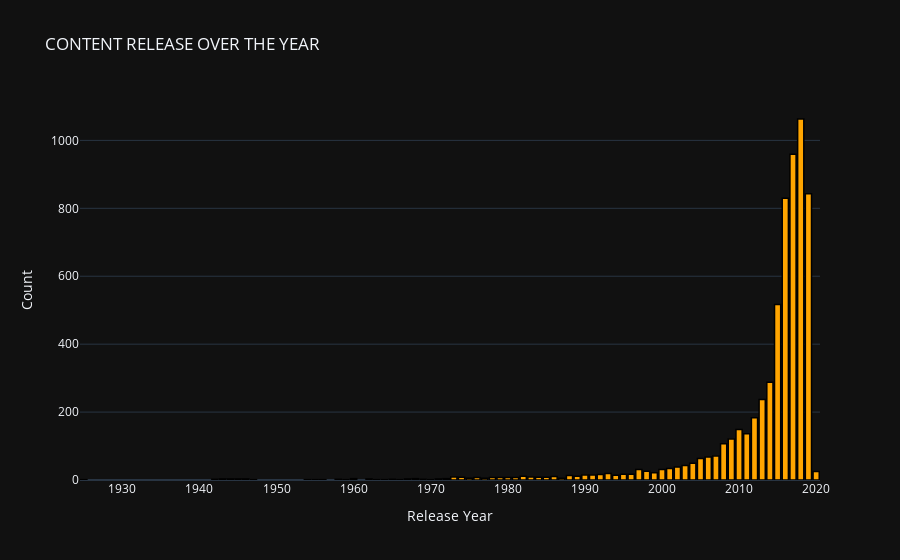

Notebook cell for this chart:
### Code cell
temp_df = df['release_year'].value_counts().reset_index()

trace = go.Bar(
                x = temp_df['index'],
                y = temp_df['release_year'],
                marker = dict(color = 'rgb(255,165,0)',
                             line=dict(color='rgb(0,0,0)',width=1.5)))
layout = go.Layout(template='plotly_dark', title='CONTENT RELEASE OVER THE YEAR',
                      xaxis = dict(title = 'Release Year'), yaxis = dict(title = 'Count'))
fig = go.Figure(data = [trace], layout = layout)
fig.show()

### Figure 1 — Plotly figure (JSON) as saved in the notebook; plotly's stock layout.template omitted (floating-point values rounded to 4 significant figures)
{"data": [{"marker": {"color": "rgb(255,165,0)", "line": {"color": "rgb(0,0,0)", "width": 1.5}}, "type": "bar", "x": [2018, 2017, 2019, 2016, 2015, 2014, 2013, 2012, 2010, 2011, 2009, 2008, 2007, 2006, 2005, 2004, 2003, 2002, 2001, 2000, 1997, 1998, 2020, 1999, 1993, 1995, 1996, 1992, 1990, 1991, 1994, 1988, 1989, 1982, 1986, 1973, 1983, 1974, 1985, 1984, 1980, 1981, 1978, 1979, 1976, 1987, 1975, 1977, 1968, 1972, 1960, 1945, 1946, 1943, 1962, 1971, 1967, 1944, 1958, 1965, 1942, 1969, 1954, 1966, 1970, 1947, 1955, 1959, 1963, 1964, 1956, 1925], "y": [1063, 959, 843, 830, 517, 288, 237, 183, 149, 136, 121, 107, 71, 68, 63, 49, 43, 38, 34, 31, 31, 26, 25, 21, 19, 17, 17, 16, 15, 15, 14, 13, 11, 11, 10, 9, 9, 8, 8, 8, 7, 7, 7, 7, 7, 5, 5, 5, 4, 4, 4, 3, 3, 3, 3, 3, 3, 3, 2, 2, 2, 2, 1, 1, 1, 1, 1, 1, 1, 1, 1, 1]}], "layout": {"title": {"text": "CONTENT RELEASE OVER THE YEAR"}, "xaxis": {"title": {"text": "Release Year"}}, "yaxis": {"title": {"text": "Count"}}}}
